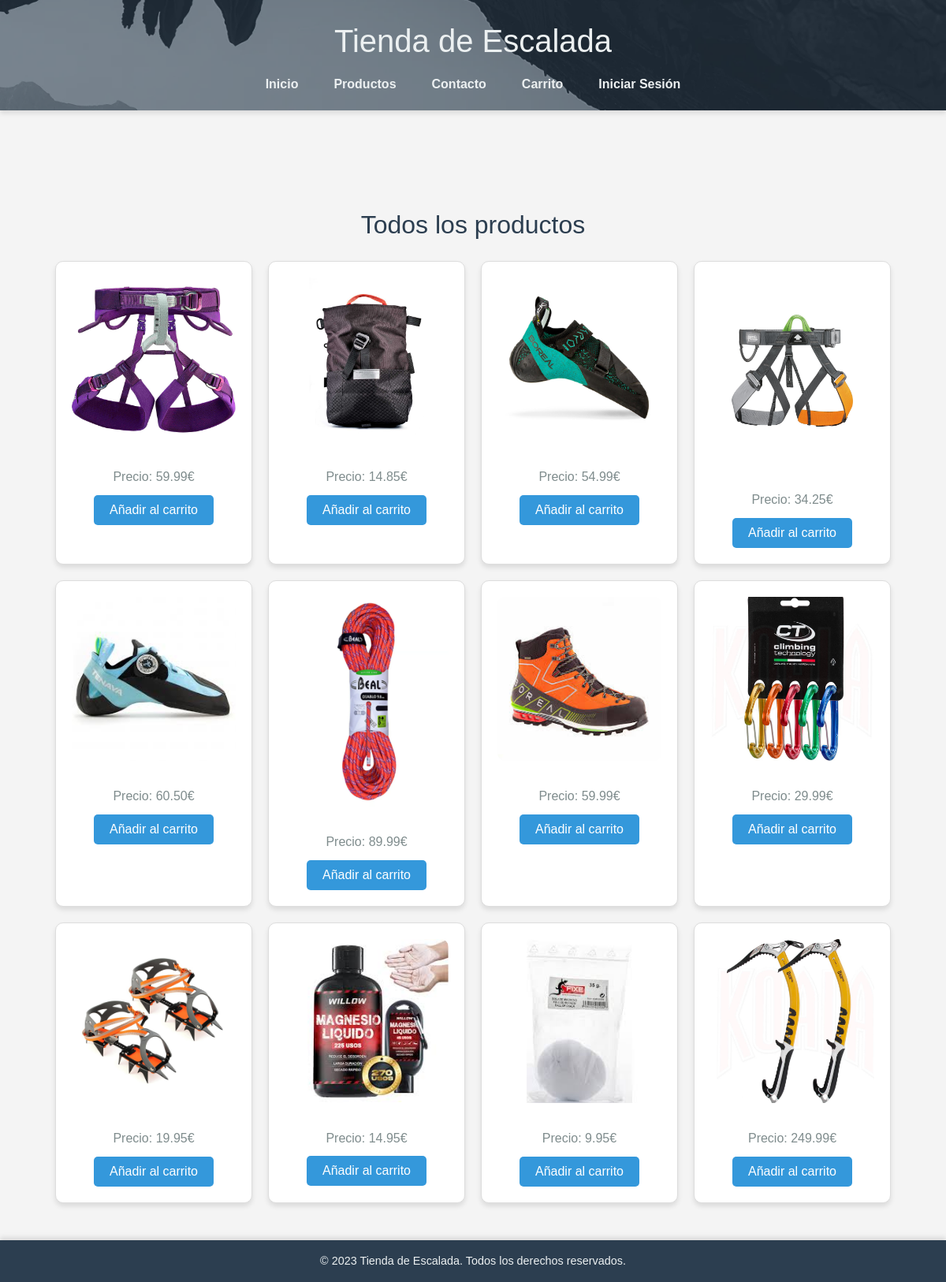
/index.php?action=productos, run on the app's committed database.
### tables this page shows
CREATE TABLE IF NOT EXISTS `productos` (
  `id` int(11) NOT NULL AUTO_INCREMENT,
  `nombre` varchar(100) NOT NULL,
  `descripcion` text NOT NULL,
  `precio` decimal(10,2) NOT NULL,
  `imagen` varchar(255) NOT NULL,
  `tipo` enum('indoor','clasica','alta_montana') NOT NULL,
  PRIMARY KEY (`id`)
);

### public/miproyecto/controllers/ProductosController.php (called while the page is built, shortened)
<?php
require_once __DIR__ . '/../Models/ProductosDAO.php';
$productosDAO = new ProductosDAO();
$tipo = $_GET['tipo'] ?? '';
if (!empty($tipo)) {
    $productos = $productosDAO->getProductosByTipo($tipo);
    $titulo = "Productos de " . ucfirst($tipo);
} else {
    $productos = $productosDAO->getAllProductos();
    $titulo = "Todos los productos";
}
require __DIR__ . '/../Vistas/productos.php';
?>

### public/miproyecto/Models/ProductosDAO.php (called while the page is built, shortened)
<?php
require_once __DIR__ . '/../db/database.php';
class ProductosDAO {
    private $conn;
    public function __construct() {
        global $conn;
        $this->conn = $conn;
    }
    public function getAllProductos() {
        $stmt = $this->conn->query("SELECT * FROM productos");
        return $stmt->fetchAll(PDO::FETCH_ASSOC);
    }
}
?>

### public/miproyecto/Vistas/productos.php (the view, shortened to what this page needs)
<?php
require_once __DIR__ . '/../includes/header.php';
?>
<section class="productos-recomendados">
    <h2><?= htmlspecialchars($titulo) ?></h2>
    <div class="productos">
        <?php if (!empty($productos)): ?>
            <?php foreach ($productos as $producto): ?>
                <div class="producto">
                    <a href="index.php?action=ver_producto&id=<?= $producto['id'] ?>">
                    <img src="/miproyecto/imagenes/<?= htmlspecialchars($producto['imagen']) ?>"
                    alt="<?= htmlspecialchars($producto['nombre']) ?>"></h3>
                    </a>
                    <p>Precio: <?= htmlspecialchars($producto['precio']) ?>€</p>
                    <form method="POST" action="index.php?action=añadir_al_carrito">
                        <button type="submit" name="añadir">Añadir al carrito</button>
                    </form>
                </div>
            <?php endforeach; ?>
        <?php else: ?>
            <p>No hay productos disponibles en esta categoría.</p>
        <?php endif; ?>
    </div>
</section>
<?php
require_once __DIR__ . '/../includes/footer.php';
?>

### public/index.php (shortened to what this page needs)
<?php
$action = $_GET['action'] ?? 'inicio';
switch ($action) {
    case 'productos':
        require_once __DIR__ . '/miproyecto/controllers/ProductosController.php';
        break;
}
?>

### public/miproyecto/includes/header.php (shortened to what this page needs)
<!DOCTYPE html>
<html lang="es">
<head>
    <link rel="stylesheet" href="/miproyecto/styles.css">
</head>
<body>
    <header>
        <h1>Tienda de Escalada</h1>
        <nav>
            <ul>
                <li><a href="index.php?action=inicio">Inicio</a></li>
                <li>
                    <a href="index.php?action=productos">Productos</a>
                </li>
                <li><a href="#">Contacto</a></li>
                <li><a href="index.php?action=carrito">Carrito</a></li>
                <?php if (isset($_SESSION['usuario'])): ?>
                    <?php if ($_SESSION['rol'] === 'admin'): ?>
                        <li><a href="index.php?action=admin">Administración</a></li>
                    <?php endif; ?>
                    <li><a href="index.php?action=logout">Cerrar Sesión</a></li>
                <?php else: ?>
                    <li><a href="index.php?action=login">Iniciar Sesión</a></li>
                <?php endif; ?>
            </ul>
        </nav>
    </header>
    <main>

### public/miproyecto/includes/footer.php
</main>
    <footer>
        <p>&copy; 2023 Tienda de Escalada. Todos los derechos reservados.</p>
    </footer>
</body>
</html>

### public/miproyecto/styles.css (style rules this page uses)
* { margin: 0; padding: 0; box-sizing: border-box; }
body, h1, h2, h3, p, a, ul, li { margin: 0; padding: 0; font-size: 100%; font-weight: normal; text-decoration: none; list-style: none; }
header { background-image: url('/miproyecto/imagenes/header.jpg'); background-size: cover; background-position: center; color: #ecf0f1; padding: 10px 0; text-align: center; box-shadow: 0 4px 6px rgba(0, 0, 0, 0.1); position: relative; z-index: 1000; }
header::before { content: ''; position: absolute; top: 0; left: 0; width: 100%; height: 100%; background-color: rgba(44, 62, 80, 0.6); z-index: -1; }
header h1 { font-size: 2.5rem; margin-bottom: 10px; position: relative; z-index: 1; }
nav ul { display: flex; justify-content: center; flex-wrap: wrap; gap: 15px; position: relative; z-index: 1; }
nav ul li { position: relative; }
nav ul li a { color: #ecf0f1; font-weight: bold; padding: 10px 5px; border-radius: 5px; transition: background-color 0.3s ease; }
footer { background-color: #2c3e50; color: #ecf0f1; text-align: center; padding: 15px 0; position: fixed; bottom: 0; left: 0; width: 100%; z-index: 1000; box-shadow: 0 -4px 6px rgba(0, 0, 0, 0.1); }
main { padding: 80px 20px 60px; max-width: 1200px; margin: 0 auto; margin-top: 0px; min-height: calc(100vh - 180px); }
body { font-family: 'Arial', sans-serif; background-color: #f4f4f4; color: #333; line-height: 1.6; }
a { color: inherit; }
header { background-color: #2c3e50; color: #ecf0f1; padding: 20px 0; text-align: center; box-shadow: 0 4px 6px rgba(0, 0, 0, 0.1); }
header h1 { font-size: 2.5rem; margin-bottom: 10px; }
nav ul { display: flex; justify-content: center; flex-wrap: wrap; gap: 15px; }
nav ul li a { color: #ecf0f1; font-weight: bold; padding: 10px 15px; border-radius: 5px; transition: background-color 0.3s ease; }
footer { background-color: #2c3e50; color: #ecf0f1; text-align: center; padding: 15px 0; margin-top: 40px; box-shadow: 0 -4px 6px rgba(0, 0, 0, 0.1); }
footer p { font-size: 0.9rem; }
.productos-recomendados { padding: 40px 20px; max-width: 1200px; margin: 0 auto; }
.productos-recomendados h2 { font-size: 2rem; color: #2c3e50; margin-bottom: 20px; text-align: center; }
.productos { display: flex; justify-content: center; flex-wrap: wrap; gap: 20px; }
.producto { background-color: #fff; border: 1px solid #ddd; border-radius: 10px; padding: 20px; width: 250px; text-align: center; box-shadow: 0 4px 6px rgba(0, 0, 0, 0.1); transition: transform 0.3s ease, box-shadow 0.3s ease; }
.producto img { max-width: 100%; height: auto; border-radius: 10px; margin-bottom: 15px; }
.producto p { font-size: 1rem; color: #7f8c8d; margin: 10px 0; }
.producto button { background-color: #3498db; color: #fff; border: none; padding: 10px 20px; border-radius: 5px; cursor: pointer; font-size: 1rem; transition: background-color 0.3s ease; }

### data on the page
productos: imagen (picture), precio "59.99"
productos: imagen (picture), precio "14.85"
productos: imagen (picture), precio "54.99"
productos: imagen (picture), precio "34.25"
productos: imagen (picture), precio "60.50"
productos: imagen (picture), precio "89.99"
productos: imagen (picture), precio "59.99"
productos: imagen (picture), precio "29.99"
productos: imagen (picture), precio "19.95"
productos: imagen (picture), precio "14.95"
productos: imagen (picture), precio "9.95"
productos: imagen (picture), precio "249.99"

### other printed values
$titulo "Todos los productos"
